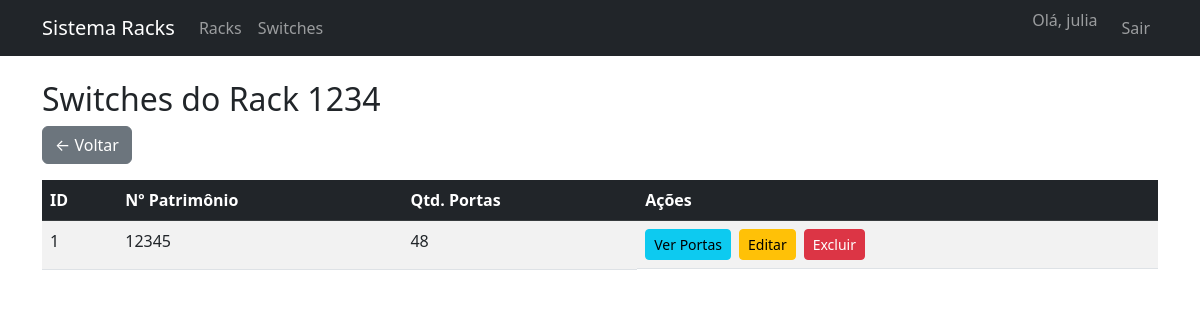
Before: /inventario/racks/2/switches/ (signed in) with the older database file.
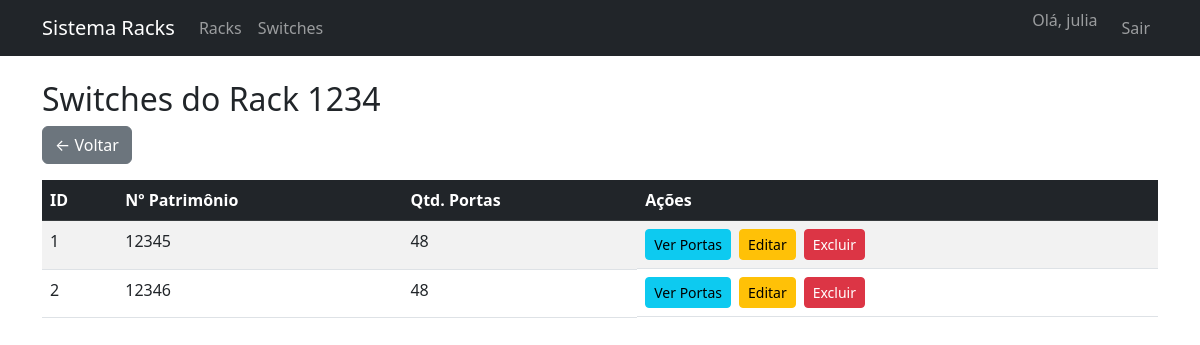
After: the same page with the newer database file.
### inventario/models.py (models this page shows, shortened)
class Switch(models.Model):
    id = models.AutoField(primary_key=True)
    num_patrimonio = models.CharField(max_length=50, unique=True)
    quantidade_portas = models.IntegerField()
    id_rack = models.ForeignKey(Rack, on_delete=models.CASCADE, related_name="switches")

### inventario/views.py (the view)
# urls.py: path("racks/<int:rack_id>/switches/", views.switches_por_rack, name="switches_por_rack"),
@login_required
def switches_por_rack(request, rack_id):
    rack = get_object_or_404(Rack, pk=rack_id)
    switches = Switch.objects.filter(id_rack=rack)
    return render(request, "switch_list_por_rack.html", {
        "rack": rack,
        "switches": switches,
    })

### templates/switch_list_por_rack.html (shortened to what this page needs)
{% extends "base.html" %}
{% block content %}
<h2>Switches do Rack {{ rack.num_patrimonio }}</h2>
<a href="{% url 'rack_list' %}" class="btn btn-secondary mb-3">← Voltar</a>
<table class="table table-striped">
    <thead class="table-dark">
        <tr>
            <th>ID</th>
            <th>Nº Patrimônio</th>
            <th>Qtd. Portas</th>
            <th>Ações</th>
        </tr>
    </thead>
    <tbody>
        {% for switch in switches %}
        <tr>
            <td>{{ switch.id }}</td>
            <td>{{ switch.num_patrimonio }}</td>
            <td>{{ switch.quantidade_portas }}</td>
            <td class="d-flex gap-2">
                <a href="{% url 'switch_detail' switch.id %}" class="btn btn-sm btn-info">Ver Portas</a>
                <a href="{% url 'switch_update' switch.id %}" class="btn btn-sm btn-warning">Editar</a>
                <a href="{% url 'switch_delete' switch.id %}" class="btn btn-sm btn-danger">Excluir</a>
            </td>
        </tr>
        {% empty %}
        <tr><td colspan="4" class="text-center">Nenhum switch neste rack.</td></tr>
        {% endfor %}
    </tbody>
</table>
{% endblock %}

Changed rows visible on the page:
added Switch: id "2", num_patrimonio "12346", quantidade_portas "48"
